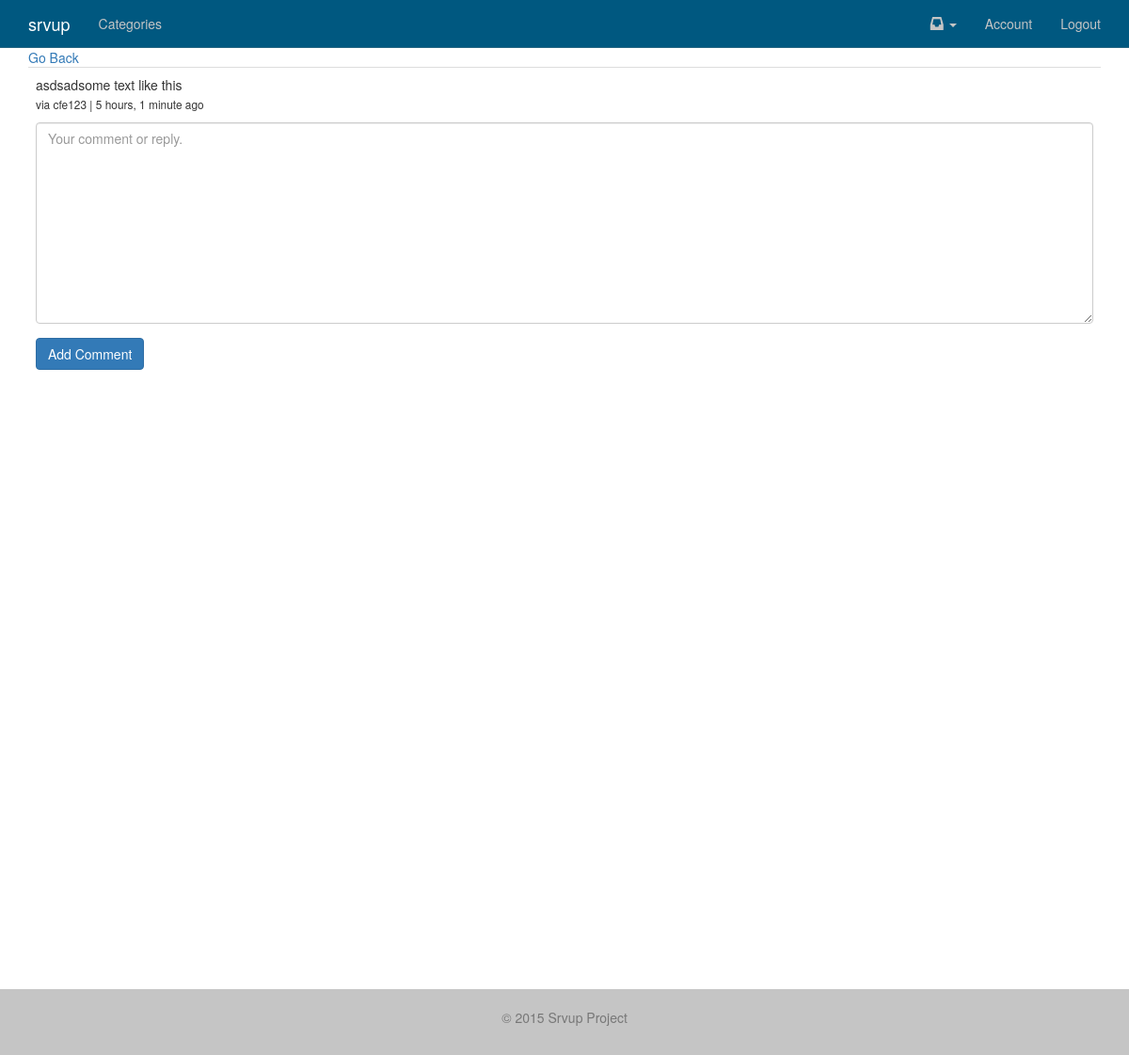
The page /comment/122 (signed in) on the database its author committed.
### comments/models.py (models this page shows, shortened)
class Comment(models.Model):
	user = models.ForeignKey(MyUser)
	parent = models.ForeignKey("self", null=True, blank=True)
	path = models.CharField(max_length=350)
	video = models.ForeignKey(Video, null=True, blank=True)
	text = models.TextField()
	updated = models.DateTimeField(auto_now=True, auto_now_add=False)
	timestamp = models.DateTimeField(auto_now=False, auto_now_add=True)
	active = models.BooleanField(default=True)
	objects = CommentManager()
	class Meta:
		ordering = ['-timestamp']
	@property
	def get_origin(self):
		return self.path
	@property
	def get_comment(self):
		return self.text
	@property
	def is_child(self):
		if self.parent is not None:
			return True
		else:
			return False
	def get_children(self):
		if self.is_child:
			return None
		else:
			return Comment.objects.filter(parent=self)

### accounts/models.py (models this page shows, shortened)
class MyUser(AbstractBaseUser):
	username = models.CharField(
	    max_length=255,
	    unique=True,
	)
	email = models.EmailField(
	    verbose_name='email address',
	    max_length=255,
	    unique=True,
	)
	first_name = models.CharField(
			max_length=120,
			null=True,
			blank=True,
			)
	last_name = models.CharField(
			max_length=120,
			null=True,
			blank=True,
			)
	is_member = models.BooleanField(default=False,
					verbose_name='Is Paid Member')
	is_active = models.BooleanField(default=True)
	is_admin = models.BooleanField(default=False)
	objects = MyUserManager()
	USERNAME_FIELD = 'username'
	REQUIRED_FIELDS = ['email']

### comments/views.py (the view)
# urls.py: url(r'^comment/(?P<id>\d+)$', 'comment_thread', name='comment_thread'),
@login_required
def comment_thread(request, id):
	comment = get_object_or_404(Comment, id=id)
	form = CommentForm()
	context = {
	"form": form,
	"comment": comment,
	}
	return render(request, "comments/comment_thread.html", context)

### comments/forms.py
class CommentForm(forms.Form):
	comment = forms.CharField(
		widget=forms.Textarea(attrs={"placeholder": "Your comment or reply."})
	)
	def __init__(self, data=None, files=None, **kwargs):
		super(CommentForm, self).__init__(data, files, kwargs)
		self.helper = FormHelper()
		self.helper.form_show_labels = False
		self.helper.add_input(Submit('submit', 'Add Comment', css_class='btn btn-primary',))

### comments/models.py (called while the page is built)
	def all(self):
		return super(CommentManager, self).filter(active=True).filter(parent=None)

### templates/comments/comment_thread.html (shortened to what this page needs)
{% extends "base.html" %}
{% load crispy_forms_tags %}
{% block content %}
<a href="{{ comment.get_origin }}">Go Back</a>
<table class='table'>
<tr><td>{{ comment.get_comment }}
<br/><small>via {{ comment.user }} | {{ comment.timestamp|timesince }} ago </small>
				{% if not comment.is_child %}
				<div>
				<form method="POST" action='{% url "comment_create" %}'>{% csrf_token %}
				{% crispy form form.helper %}
				</form>
				</div>
				{% endif %}
</td></tr>
</table>
{% endblock %}

### rows shown on the page
Comment: get_comment "asdsadsome text like this", user "cfe123", timestamp "5 hours, 1 minute"
